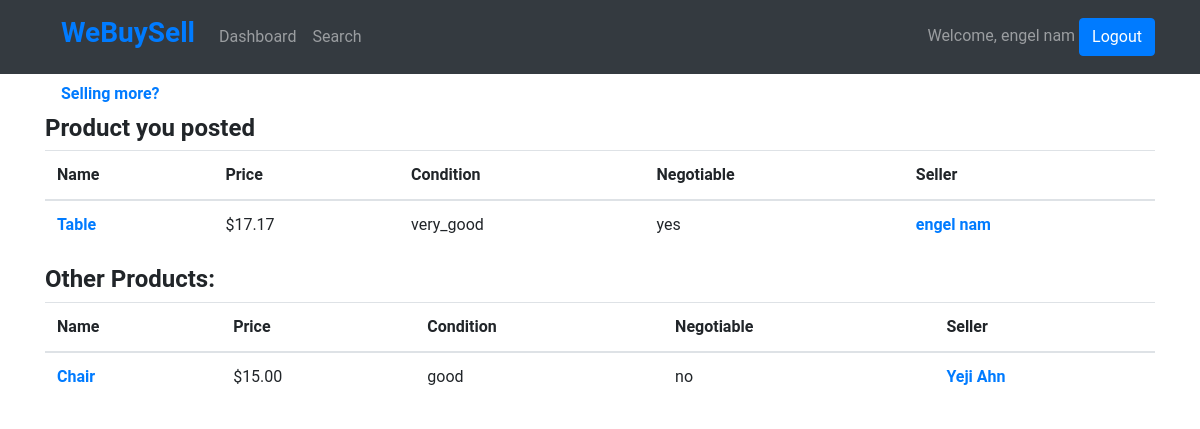
Screenshot of /dashboard (signed in) with the database file from the repository.
### webuysell_app/models.py (models this page shows)
class User(models.Model):
    first_name = models.CharField(max_length=255)
    last_name = models.CharField(max_length=255)
    email = models.EmailField(max_length=255)
    password = models.CharField(max_length=255)
    followers= models.ManyToManyField("self", symmetrical=False)
    created_at = models.DateField(auto_now_add=True)
    updated_at = models.DateField(auto_now=True)
    profile_pic = models.ImageField(null=True, blank=True, upload_to='images')
    objects = UserManager()

class Product(models.Model):
    product_name = models.CharField(max_length=55)
    condition = models.CharField(max_length=55)
    price = models.DecimalField(max_digits=10, decimal_places=2)
    negotiation = models.CharField(max_length=55)
    seller = models.ForeignKey(User, related_name="owner", on_delete=models.CASCADE)
    profile_pic = models.ImageField(null=True, blank=True, upload_to='images')
    created_at = models.DateField(auto_now_add=True)
    updated_at = models.DateField(auto_now=True)
    objects = ProductManager()

### webuysell_app/views.py (the view)
# urls.py: path('dashboard', views.show_all),
def show_all(request):
    if "user_id" not in request.session:
        return redirect('/')
    else:
        context = {
            'all_product': Product.objects.all(),
            'this_user': User.objects.get(id=request.session['user_id']),
        }
        return render(request, 'dashboard.html', context)

### webuysell_app/templates/dashboard.html (shortened to what this page needs)
<!DOCTYPE html>
<html lang="en">
<head>
    <link href="https://stackpath.bootstrapcdn.com/bootstrap/4.5.0/css/bootstrap.min.css" rel="stylesheet">
    {% load static %}
    <link rel="stylesheet" href="{% static 'style.css' %}">
</head>
<body>
    <nav class="navbar navbar-expand-lg navbar-dark bg-dark">
        <div class="container">
            <h3><a class="navbar navbar-dark bg-dark" href="/dashboard"><b> WeBuySell</b></a></h3>
            <div class="collapse navbar-collapse" id="navbarNav">
                <ul class="navbar-nav mr-auto">
                    <li class="nav-item">
                        <a class="nav-link" href="/dashboard">Dashboard</a>
                    </li>
                    <li class="nav-item">
                    <a class="nav-link" href="/search">Search</a>
                    </li>
                </ul>
                <span class="navbar-text">
                    Welcome, {{this_user.first_name}} {{this_user.last_name}} <a href="/logout" role="button"
                    id="logout_button" class="btn btn-primary">Logout</a>
                </span>
            </div>
        </div>
    </nav>
    <div class="container">
        <div class="search_button">
            <a href="/dashboard/add_product" class="navbar navbar-dark"><b>Selling more?</b></a>
            </div>
        <h4><b>Product you posted </b></h4>
        <table class="table">
            <thead>
                <tr>
                    <th>Name</th>
                    <th>Price</th>
                    <th>Condition</th>
                    <th>Negotiable</th>
                    <th>Seller</th>
                </tr>
            </thead>
            <tbody>
                {% for product in all_product %}
                {% if this_user.id == product.seller.id %}
                <tr>
                    <td><a href="/dashboard/product/{{product.id}}"><b> {{product.product_name}}</b></td>
                    <td>${{product.price}}</td>
                    <td>{{product.condition}}</td>
                    <td>{{product.negotiation}}</td>
                    <td><a href=""><b> {{product.seller.first_name}} {{product.seller.last_name}}</b></td>
                </tr>
                {% endif %}
                {% endfor %}
            </tbody>
        </table>
        <h4><b> Other Products:</b></h4>
        <table class="table">
            <thead>
                <tr>
                    <th>Name</th>
                    <th>Price</th>
                    <th>Condition</th>
                    <th>Negotiable</th>
                    <th>Seller</th>
                </tr>
            </thead>
            <tbody>
                {% for product in all_product %}
                {% if this_user.id != product.seller.id %}
                <tr>
                    <td><a href="/dashboard/product/{{product.id}}"><b> {{product.product_name}}</b></td>
                        <td>${{product.price}}</td>
                        <td>{{product.condition}}</td>
                        <td>{{product.negotiation}}</td>
                        <td><a href=""><b> {{product.seller.first_name}} {{product.seller.last_name}}</b></td>
                </tr>
                {% endif %}
                {% endfor %}
            </tbody>
        </table>
    </div>
</body>
</html>

### webuysell_app/static/style.css (style rules this page uses)
* { font-family: 'Roboto', sans-serif; }
body { background-color: white; }

### rows the page displays
User: first_name "engel", last_name "nam"
Product: product_name "Table", price "17.17", condition "very_good", negotiation "yes", seller.first_name "engel", seller.last_name "nam"
Product: product_name "Chair", price "15.00", condition "good", negotiation "no", seller.first_name "Yeji", seller.last_name "Ahn"
